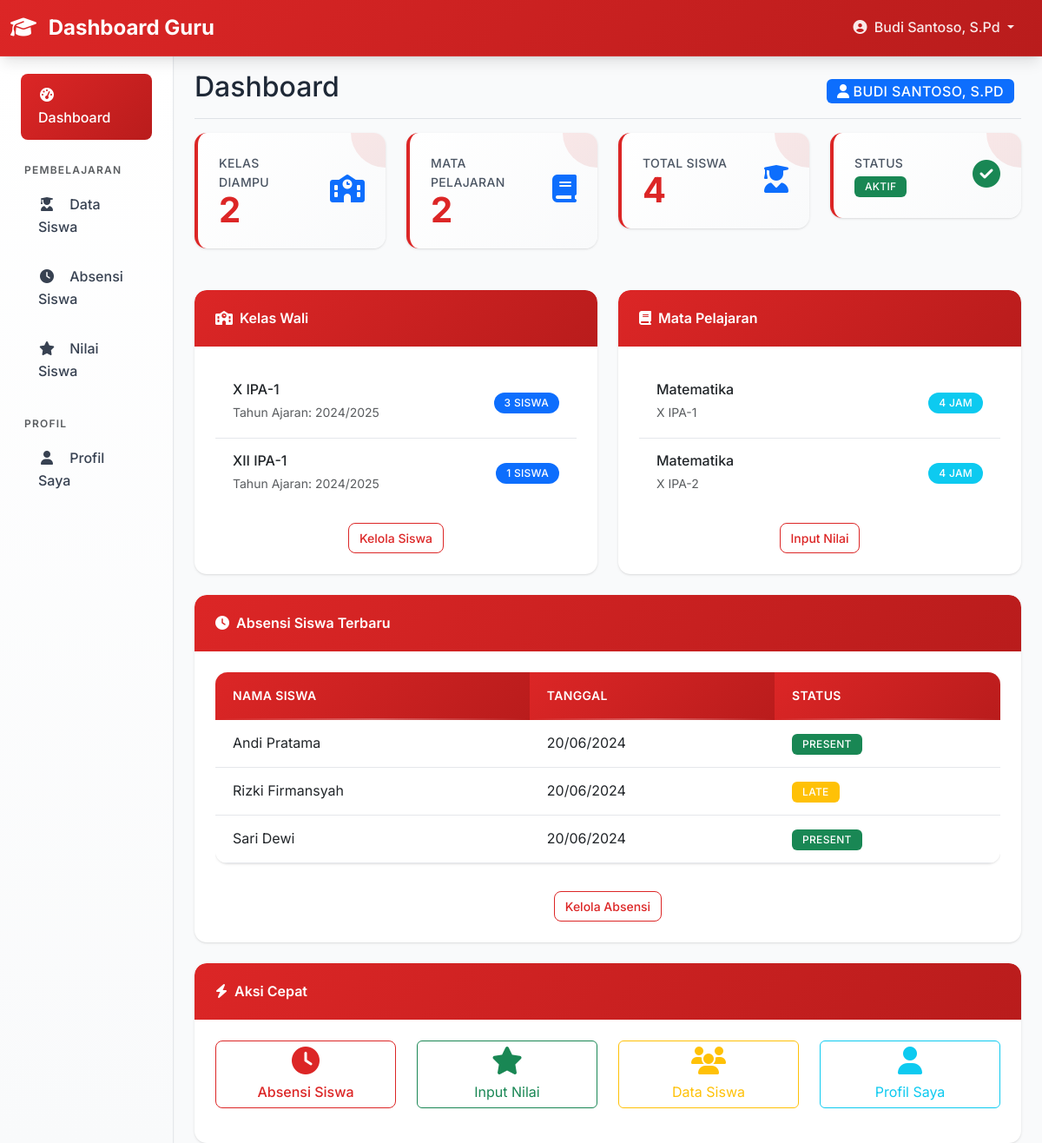
The page /teacher/dashboard.php (signed in) on the database its author committed.
### tables this page shows
CREATE TABLE IF NOT EXISTS teachers (
    id INT AUTO_INCREMENT PRIMARY KEY,
    user_id INT,
    teacher_id VARCHAR(20) UNIQUE NOT NULL,
    phone VARCHAR(20),
    address TEXT,
    hire_date DATE,
    status ENUM('active', 'inactive') DEFAULT 'active',
    created_at TIMESTAMP DEFAULT CURRENT_TIMESTAMP,
    FOREIGN KEY (user_id) REFERENCES users(id) ON DELETE CASCADE
);

CREATE TABLE IF NOT EXISTS users (
    id INT AUTO_INCREMENT PRIMARY KEY,
    username VARCHAR(50) UNIQUE NOT NULL,
    email VARCHAR(100) UNIQUE NOT NULL,
    password VARCHAR(255) NOT NULL,
    role ENUM('admin', 'teacher') NOT NULL,
    full_name VARCHAR(100) NOT NULL,
    created_at TIMESTAMP DEFAULT CURRENT_TIMESTAMP,
    updated_at TIMESTAMP DEFAULT CURRENT_TIMESTAMP ON UPDATE CURRENT_TIMESTAMP
);

CREATE TABLE IF NOT EXISTS classes (
    id INT AUTO_INCREMENT PRIMARY KEY,
    class_name VARCHAR(50) NOT NULL,
    class_level VARCHAR(20) NOT NULL,
    teacher_id INT,
    academic_year VARCHAR(10) NOT NULL,
    capacity INT DEFAULT 30,
    created_at TIMESTAMP DEFAULT CURRENT_TIMESTAMP,
    FOREIGN KEY (teacher_id) REFERENCES teachers(id) ON DELETE SET NULL
);

CREATE TABLE IF NOT EXISTS subjects (
    id INT AUTO_INCREMENT PRIMARY KEY,
    subject_code VARCHAR(20) UNIQUE NOT NULL,
    subject_name VARCHAR(100) NOT NULL,
    teacher_id INT,
    class_id INT,
    credit_hours INT DEFAULT 1,
    created_at TIMESTAMP DEFAULT CURRENT_TIMESTAMP,
    FOREIGN KEY (teacher_id) REFERENCES teachers(id) ON DELETE SET NULL,
    FOREIGN KEY (class_id) REFERENCES classes(id) ON DELETE CASCADE
);

CREATE TABLE IF NOT EXISTS attendances_student (
    id INT AUTO_INCREMENT PRIMARY KEY,
    student_id INT,
    subject_id INT,
    attendance_date DATE NOT NULL,
    status ENUM('present', 'absent', 'late', 'sick_leave', 'permission') NOT NULL,
    notes TEXT,
    recorded_by INT,
    created_at TIMESTAMP DEFAULT CURRENT_TIMESTAMP,
    FOREIGN KEY (student_id) REFERENCES students(id) ON DELETE CASCADE,
    FOREIGN KEY (subject_id) REFERENCES subjects(id) ON DELETE CASCADE,
    FOREIGN KEY (recorded_by) REFERENCES users(id)
);

CREATE TABLE IF NOT EXISTS students (
    id INT AUTO_INCREMENT PRIMARY KEY,
    student_id VARCHAR(20) UNIQUE NOT NULL,
    full_name VARCHAR(100) NOT NULL,
    class_id INT,
    birth_date DATE,
    gender ENUM('male', 'female'),
    phone VARCHAR(20),
    address TEXT,
    parent_name VARCHAR(100),
    parent_phone VARCHAR(20),
    enrollment_date DATE DEFAULT (CURRENT_DATE),
    status ENUM('active', 'inactive', 'graduated') DEFAULT 'active',
    created_at TIMESTAMP DEFAULT CURRENT_TIMESTAMP,
    FOREIGN KEY (class_id) REFERENCES classes(id) ON DELETE SET NULL
);

### teacher/dashboard.php (the view, shortened to what this page needs)
<?php
require_once '../config/database.php';
try {
    $stmt = $pdo->prepare("SELECT t.*, u.full_name FROM teachers t JOIN users u ON t.user_id = u.id WHERE t.user_id = ?");
    $stmt->execute([$_SESSION['user_id']]);
    $teacher_info = $stmt->fetch();
    $stmt = $pdo->prepare("
        SELECT c.*,
               (SELECT COUNT(*) FROM students WHERE class_id = c.id AND status = 'active') as student_count
        FROM classes c
        WHERE c.teacher_id = ?
    ");
    $stmt->execute([$teacher_info['id']]);
    $homeroom_classes = $stmt->fetchAll();
    $stmt = $pdo->prepare("
        SELECT s.*, c.class_name, c.class_level
        FROM subjects s
        LEFT JOIN classes c ON s.class_id = c.id
        WHERE s.teacher_id = ?
        ORDER BY s.subject_name
    ");
    $stmt->execute([$teacher_info['id']]);
    $subjects = $stmt->fetchAll();
    $recent_attendance = [];
    if (!empty($homeroom_classes)) {
        $class_ids = array_column($homeroom_classes, 'id');
        $placeholders = str_repeat('?,', count($class_ids) - 1) . '?';
        $stmt = $pdo->prepare("
            SELECT s.full_name, asa.attendance_date, asa.status
            FROM attendances_student asa
            JOIN students s ON asa.student_id = s.id
            WHERE s.class_id IN ($placeholders)
            ORDER BY asa.attendance_date DESC, s.full_name
            LIMIT 10
        ");
        $stmt->execute($class_ids);
        $recent_attendance = $stmt->fetchAll();
    }
} catch(PDOException $e) {
    $error = 'Terjadi kesalahan sistem';
    $teacher_info = null;
    $homeroom_classes = [];
    $subjects = [];
    $recent_attendance = [];
}
include 'includes/header.php';
?>
<div class="container-fluid">
    <div class="row">
        <?php include 'includes/sidebar.php'; ?>
        <main class="col-md-9 ms-sm-auto col-lg-10 px-md-4">
            <div class="d-flex justify-content-between flex-wrap flex-md-nowrap align-items-center pt-3 pb-2 mb-3 border-bottom">
                <h1 class="h2">Dashboard</h1>
                <div class="btn-toolbar mb-2 mb-md-0">
                    <div class="btn-group me-2">
                        <span class="badge bg-primary fs-6">
                            <i class="fas fa-user me-1"></i><?= htmlspecialchars($teacher_info['full_name'] ?? 'Guru') ?>
                        </span>
                    </div>
                </div>
            </div>
            <div class="row mb-4">
                <div class="col-xl-3 col-md-6 mb-4">
                    <div class="card stats-card">
                        <div class="card-body">
                            <div class="row no-gutters align-items-center">
                                <div class="col mr-2">
                                    <div class="stats-label">Kelas Diampu</div>
                                    <div class="stats-number"><?= count($homeroom_classes) ?></div>
                                </div>
                                <div class="col-auto">
                                    <i class="fas fa-school fa-2x text-primary"></i>
                                </div>
                            </div>
                        </div>
                    </div>
                </div>
                <div class="col-xl-3 col-md-6 mb-4">
                    <div class="card stats-card">
                        <div class="card-body">
                            <div class="row no-gutters align-items-center">
                                <div class="col mr-2">
                                    <div class="stats-label">Mata Pelajaran</div>
                                    <div class="stats-number"><?= count($subjects) ?></div>
                                </div>
                                <div class="col-auto">
                                    <i class="fas fa-book fa-2x text-primary"></i>
                                </div>
                            </div>
                        </div>
                    </div>
                </div>
                <div class="col-xl-3 col-md-6 mb-4">
                    <div class="card stats-card">
                        <div class="card-body">
                            <div class="row no-gutters align-items-center">
                                <div class="col mr-2">
                                    <div class="stats-label">Total Siswa</div>
                                    <div class="stats-number"><?= array_sum(array_column($homeroom_classes, 'student_count')) ?></div>
                                </div>
                                <div class="col-auto">
                                    <i class="fas fa-user-graduate fa-2x text-primary"></i>
                                </div>
                            </div>
                        </div>
                    </div>
                </div>
                <div class="col-xl-3 col-md-6 mb-4">
                    <div class="card stats-card">
                        <div class="card-body">
                            <div class="row no-gutters align-items-center">
                                <div class="col mr-2">
                                    <div class="stats-label">Status</div>
                                    <div class="stats-number" style="font-size: 1.5rem;">
                                        <span class="badge bg-success">Aktif</span>
                                    </div>
                                </div>
                                <div class="col-auto">
                                    <i class="fas fa-check-circle fa-2x text-success"></i>
                                </div>
                            </div>
                        </div>
                    </div>
                </div>
            </div>
            <div class="row">
                <div class="col-lg-6 mb-4">
                    <div class="card">
                        <div class="card-header">
                            <i class="fas fa-school me-2"></i>Kelas Wali
                        </div>
                        <div class="card-body">
                            <?php if (empty($homeroom_classes)): ?>
                                <p class="text-muted text-center py-3">Anda belum ditugaskan sebagai wali kelas</p>
                            <?php else: ?>
                                <div class="list-group list-group-flush">
                                    <?php foreach($homeroom_classes as $class): ?>
                                        <div class="list-group-item d-flex justify-content-between align-items-center">
                                            <div>
                                                <h6 class="mb-1"><?= htmlspecialchars($class['class_level'] . ' ' . $class['class_name']) ?></h6>
                                                <small class="text-muted">
                                                    Tahun Ajaran: <?= htmlspecialchars($class['academic_year']) ?>
                                                </small>
                                            </div>
                                            <span class="badge bg-primary rounded-pill"><?= $class['student_count'] ?> siswa</span>
                                        </div>
                                    <?php endforeach; ?>
                                </div>
                                <div class="text-center mt-3">
                                    <a href="students.php" class="btn btn-outline-primary btn-sm">
                                        Kelola Siswa
                                    </a>
                                </div>
                            <?php endif; ?>
                        </div>
                    </div>
                </div>
                <div class="col-lg-6 mb-4">
                    <div class="card">
                        <div class="card-header">
                            <i class="fas fa-book me-2"></i>Mata Pelajaran
                        </div>
                        <div class="card-body">
                            <?php if (empty($subjects)): ?>
                                <p class="text-muted text-center py-3">Belum ada mata pelajaran yang diampu</p>
                            <?php else: ?>
                                <div class="list-group list-group-flush">
                                    <?php foreach($subjects as $subject): ?>
                                        <div class="list-group-item d-flex justify-content-between align-items-center">
                                            <div>
                                                <h6 class="mb-1"><?= htmlspecialchars($subject['subject_name']) ?></h6>
                                                <small class="text-muted">
                                                    <?= $subject['class_name'] ? htmlspecialchars($subject['class_level'] . ' ' . $subject['class_name']) : 'Semua Kelas' ?>
                                                </small>
                                            </div>
                                            <span class="badge bg-info rounded-pill"><?= $subject['credit_hours'] ?> jam</span>
                                        </div>
                                    <?php endforeach; ?>
                                </div>
                                <div class="text-center mt-3">
                                    <a href="grades.php" class="btn btn-outline-primary btn-sm">
                                        Input Nilai
                                    </a>
                                </div>
                            <?php endif; ?>
                        </div>
                    </div>
                </div>
            </div>
            <?php if (!empty($recent_attendance)): ?>
            <div class="row">
                <div class="col-12">
                    <div class="card">
                        <div class="card-header">
                            <i class="fas fa-clock me-2"></i>Absensi Siswa Terbaru
                        </div>
                        <div class="card-body">
                            <div class="table-responsive">
                                <table class="table table-sm">
                                    <thead>
                                        <tr>
                                            <th>Nama Siswa</th>
                                            <th>Tanggal</th>
                                            <th>Status</th>
                                        </tr>
                                    </thead>
                                    <tbody>
                                        <?php foreach($recent_attendance as $att): ?>
                                        <tr>
                                            <td><?= htmlspecialchars($att['full_name']) ?></td>
                                            <td><?= date('d/m/Y', strtotime($att['attendance_date'])) ?></td>
                                            <td>
                                                <span class="badge bg-<?= $att['status'] == 'present' ? 'success' : ($att['status'] == 'absent' ? 'danger' : 'warning') ?>">
                                                    <?= ucfirst($att['status']) ?>
                                                </span>
                                            </td>
                                        </tr>
                                        <?php endforeach; ?>
                                    </tbody>
                                </table>
                            </div>
                            <div class="text-center mt-3">
                                <a href="attendance.php" class="btn btn-outline-primary btn-sm">
                                    Kelola Absensi
                                </a>
                            </div>
                        </div>
                    </div>
                </div>
            </div>
            <?php endif; ?>
            <div class="row mt-4">
                <div class="col-12">
                    <div class="card">
                        <div class="card-header">
                            <i class="fas fa-bolt me-2"></i>Aksi Cepat
                        </div>
                        <div class="card-body">
                            <div class="row text-center">
                                <div class="col-lg-3 col-md-6 mb-3">
                                    <a href="attendance.php" class="btn btn-outline-primary w-100">
                                        <i class="fas fa-clock fa-2x mb-2"></i><br>
                                        Absensi Siswa
                                    </a>
                                </div>
                                <div class="col-lg-3 col-md-6 mb-3">
                                    <a href="grades.php" class="btn btn-outline-success w-100">
                                        <i class="fas fa-star fa-2x mb-2"></i><br>
                                        Input Nilai
                                    </a>
                                </div>
                                <div class="col-lg-3 col-md-6 mb-3">
                                    <a href="students.php" class="btn btn-outline-warning w-100">
                                        <i class="fas fa-users fa-2x mb-2"></i><br>
                                        Data Siswa
                                    </a>
                                </div>
                                <div class="col-lg-3 col-md-6 mb-3">
                                    <a href="profile.php" class="btn btn-outline-info w-100">
                                        <i class="fas fa-user fa-2x mb-2"></i><br>
                                        Profil Saya
                                    </a>
                                </div>
                            </div>
                        </div>
                    </div>
                </div>
            </div>
        </main>
    </div>
</div>
<?php include 'includes/footer.php'; ?>

### rows shown on the page
teachers: user.full_name "BUDI SANTOSO, S.PD"
classes: class_level+class_name "X IPA-1", academic_year "2024/2025", student_count "3"
classes: class_level+class_name "XII IPA-1", academic_year "2024/2025", student_count "1"
subjects: subject_name "Matematika", class.class_name "X IPA-1", credit_hours "4"
subjects: subject_name "Matematika", class.class_name "X IPA-2", credit_hours "4"
attendances_student: student.full_name "Andi Pratama", attendance_date "20/06/2024", status "PRESENT"
attendances_student: student.full_name "Rizki Firmansyah", attendance_date "20/06/2024", status "LATE"
attendances_student: student.full_name "Sari Dewi", attendance_date "20/06/2024", status "PRESENT"

### other values the page prints
$_SESSION['full_name'] "Budi Santoso, S.Pd"
count($homeroom_classes) "2"
count($subjects) "2"
array_sum(array_column($homeroom_classes, 'student_count')) "4"
